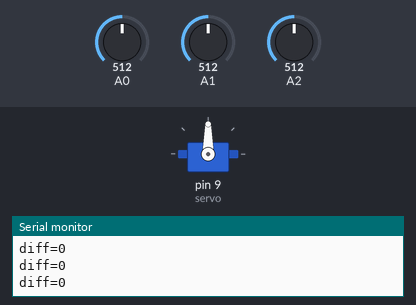
This sketch was run on a simulated Arduino Uno, built with avr-gcc and run on an emulated ATmega328P. Shown: servo, the last lines printed to the serial monitor. The inputs (shaded band) are chosen by the test bench; at power-on: A1 = 512, A2 = 512, A0 = 512.

Above: at 1.2 s.
1.3 s: A1 set to 716
At 2.4 s:
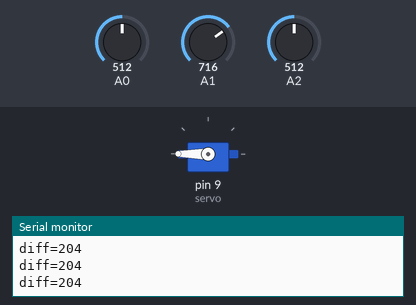
4.3 s: A2 set to 306
At 4.61 s:
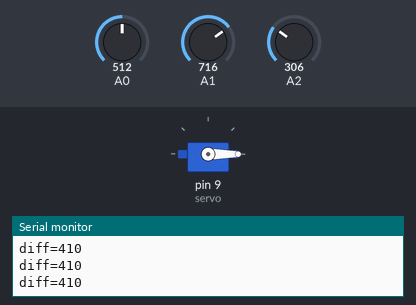
7.3 s: A1 set to 511
10.3 s: A1 set to 122
13.3 s: A2 set to 122
At 13.3 s:
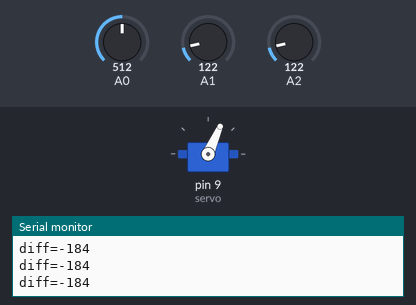
14.8 s: A1 set to 144
16.3 s: A1 set to 166
At 16.9 s:
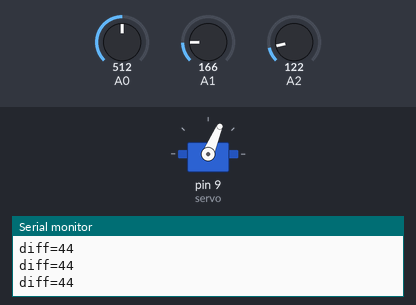
Timing chart, 0 to 20.3 s (numbered marks = the images above; inputs shaded):
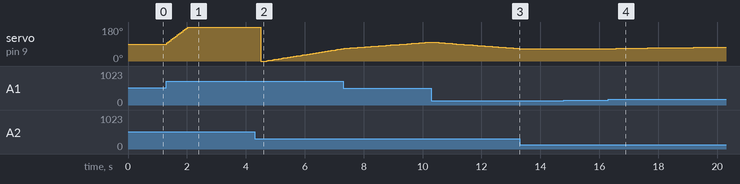

Measured:
- after the input at 1.3 s, servo on pin 9 (servo): moves from 90° to 180° over 0.71 s, starting at once
- after the input at 13.3 s, servo on pin 9 (servo): stays 66° (without the input it goes to 65° after 0.03 s)
- after the input at 16.3 s, servo on pin 9 (servo): moves from 66° to 74° over 3.6 s, starting after 0.27 s

The sketch:

Dojo04.ino
```cpp
/***************************************************************
 * CODER DOJO OLNEY
 * Example 3: turn to follow a light
 *
 * Author: Anthony Abbot
 * Date:   13 September 2015
 */

#include <Servo.h>

int potValue;
int servoAngle;
int light1Value;
int light2Value;
int diff;

Servo servo;

void setup()
{
  // Write stuff out so we can debug
  Serial.begin(9600);
  servo.attach(9);
  servoAngle = 90;
  servo.write(servoAngle);
}

void loop()
{
  potValue = analogRead(A0);
  light1Value = analogRead(A1);
  light2Value = analogRead(A2);
  diff = light1Value - light2Value;

  servoAngle += diff / 30;
  servoAngle = map(servoAngle, 0, 179, 0, 179);
  servo.write(servoAngle);

  Serial.print("diff=");
  Serial.print(diff);
  Serial.println("");

  delay(50);
}
```
